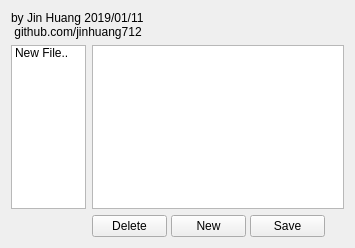
<?xml version="1.0" encoding="UTF-8"?>
<ui version="4.0">
 <class>MainWindow</class>
 <widget class="QMainWindow" name="MainWindow">
  <property name="geometry">
   <rect>
    <x>0</x>
    <y>0</y>
    <width>355</width>
    <height>248</height>
   </rect>
  </property>
  <property name="sizePolicy">
   <sizepolicy hsizetype="Fixed" vsizetype="Fixed">
    <horstretch>0</horstretch>
    <verstretch>0</verstretch>
   </sizepolicy>
  </property>
  <property name="maximumSize">
   <size>
    <width>355</width>
    <height>289</height>
   </size>
  </property>
  <property name="windowTitle">
   <string>MainWindow</string>
  </property>
  <widget class="QWidget" name="centralWidget">
   <property name="sizePolicy">
    <sizepolicy hsizetype="Maximum" vsizetype="Preferred">
     <horstretch>0</horstretch>
     <verstretch>0</verstretch>
    </sizepolicy>
   </property>
   <property name="maximumSize">
    <size>
     <width>16777215</width>
     <height>16777215</height>
    </size>
   </property>
   <layout class="QFormLayout" name="formLayout">
    <item row="1" column="0">
     <widget class="QListWidget" name="listWidget">
      <property name="sizePolicy">
       <sizepolicy hsizetype="Minimum" vsizetype="Preferred">
        <horstretch>0</horstretch>
        <verstretch>0</verstretch>
       </sizepolicy>
      </property>
      <property name="maximumSize">
       <size>
        <width>75</width>
        <height>16777215</height>
       </size>
      </property>
      <item>
       <property name="text">
        <string>New File..</string>
       </property>
      </item>
     </widget>
    </item>
    <item row="2" column="1">
     <layout class="QGridLayout" name="gridLayout">
      <property name="sizeConstraint">
       <enum>QLayout::SetFixedSize</enum>
      </property>
      <property name="horizontalSpacing">
       <number>4</number>
      </property>
      <item row="0" column="1">
       <widget class="QPushButton" name="newItem">
        <property name="maximumSize">
         <size>
          <width>75</width>
          <height>16777215</height>
         </size>
        </property>
        <property name="text">
         <string>New</string>
        </property>
        <property name="icon">
         <iconset resource="resources.qrc">
          <normaloff>:/images/ninja</normaloff>:/images/ninja</iconset>
        </property>
       </widget>
      </item>
      <item row="0" column="2">
       <widget class="QPushButton" name="saveItem">
        <property name="maximumSize">
         <size>
          <width>75</width>
          <height>16777215</height>
         </size>
        </property>
        <property name="text">
         <string>Save</string>
        </property>
        <property name="icon">
         <iconset resource="resources.qrc">
          <normaloff>:/images/ninja</normaloff>:/images/ninja</iconset>
        </property>
       </widget>
      </item>
      <item row="0" column="0">
       <widget class="QPushButton" name="deleteItem">
        <property name="sizePolicy">
         <sizepolicy hsizetype="Minimum" vsizetype="Minimum">
          <horstretch>0</horstretch>
          <verstretch>0</verstretch>
         </sizepolicy>
        </property>
        <property name="minimumSize">
         <size>
          <width>0</width>
          <height>0</height>
         </size>
        </property>
        <property name="maximumSize">
         <size>
          <width>75</width>
          <height>16777215</height>
         </size>
        </property>
        <property name="baseSize">
         <size>
          <width>0</width>
          <height>0</height>
         </size>
        </property>
        <property name="autoFillBackground">
         <bool>false</bool>
        </property>
        <property name="styleSheet">
         <string notr="true">QPushButton {
	
}</string>
        </property>
        <property name="text">
         <string>Delete</string>
        </property>
        <property name="icon">
         <iconset resource="resources.qrc">
          <normaloff>:/images/ninja</normaloff>:/images/ninja</iconset>
        </property>
       </widget>
      </item>
     </layout>
    </item>
    <item row="1" column="1">
     <widget class="QTextEdit" name="textEdit">
      <property name="sizePolicy">
       <sizepolicy hsizetype="Expanding" vsizetype="Expanding">
        <horstretch>0</horstretch>
        <verstretch>0</verstretch>
       </sizepolicy>
      </property>
     </widget>
    </item>
    <item row="0" column="0" colspan="2">
     <widget class="QLabel" name="label">
      <property name="text">
       <string>by Jin Huang 2019/01/11 
 github.com/jinhuang712 </string>
      </property>
     </widget>
    </item>
   </layout>
  </widget>
  <action name="actionClear">
   <property name="icon">
    <iconset resource="resources.qrc">
     <normaloff>:/images/ninja</normaloff>:/images/ninja</iconset>
   </property>
   <property name="text">
    <string>Clear</string>
   </property>
  </action>
  <action name="actionSave">
   <property name="icon">
    <iconset resource="resources.qrc">
     <normaloff>:/images/ninja</normaloff>:/images/ninja</iconset>
   </property>
   <property name="text">
    <string>Save</string>
   </property>
  </action>
 </widget>
 <layoutdefault spacing="6" margin="11"/>
 <resources>
  <include location="resources.qrc"/>
 </resources>
 <connections/>
 <slots>
  <slot>showed()</slot>
 </slots>
</ui>
